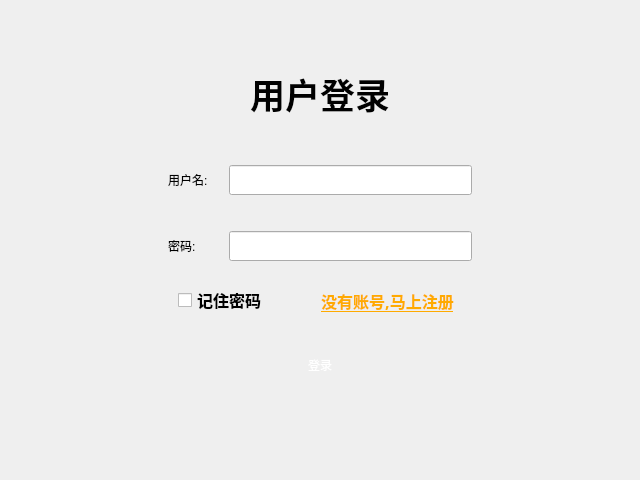
<?xml version="1.0" encoding="UTF-8"?>
<ui version="4.0">
 <class>Login</class>
 <widget class="QDialog" name="Login">
  <property name="geometry">
   <rect>
    <x>0</x>
    <y>0</y>
    <width>640</width>
    <height>480</height>
   </rect>
  </property>
  <property name="minimumSize">
   <size>
    <width>640</width>
    <height>480</height>
   </size>
  </property>
  <property name="windowTitle">
   <string>Dialog</string>
  </property>
  <layout class="QVBoxLayout" name="verticalLayout">
   <property name="spacing">
    <number>0</number>
   </property>
   <property name="leftMargin">
    <number>0</number>
   </property>
   <property name="topMargin">
    <number>0</number>
   </property>
   <property name="rightMargin">
    <number>0</number>
   </property>
   <property name="bottomMargin">
    <number>0</number>
   </property>
   <item>
    <widget class="TitleWidget" name="title_widget" native="true"/>
   </item>
   <item>
    <widget class="QStackedWidget" name="stackedWidget">
     <property name="currentIndex">
      <number>0</number>
     </property>
     <widget class="QWidget" name="login_page">
      <layout class="QVBoxLayout" name="verticalLayout_3">
       <item>
        <spacer name="verticalSpacer">
         <property name="orientation">
          <enum>Qt::Vertical</enum>
         </property>
         <property name="sizeHint" stdset="0">
          <size>
           <width>20</width>
           <height>33</height>
          </size>
         </property>
        </spacer>
       </item>
       <item>
        <widget class="QWidget" name="widget" native="true">
         <layout class="QHBoxLayout" name="horizontalLayout_3">
          <item>
           <spacer name="horizontalSpacer">
            <property name="orientation">
             <enum>Qt::Horizontal</enum>
            </property>
            <property name="sizeHint" stdset="0">
             <size>
              <width>103</width>
              <height>20</height>
             </size>
            </property>
           </spacer>
          </item>
          <item>
           <widget class="QWidget" name="widget_2" native="true">
            <layout class="QVBoxLayout" name="verticalLayout_2">
             <item>
              <widget class="QWidget" name="widget_6" native="true">
               <layout class="QHBoxLayout" name="horizontalLayout_4">
                <item>
                 <widget class="QLabel" name="label_3">
                  <property name="font">
                   <font>
                    <family>华文新魏</family>
                    <pointsize>26</pointsize>
                    <weight>75</weight>
                    <bold>true</bold>
                   </font>
                  </property>
                  <property name="text">
                   <string>用户登录</string>
                  </property>
                  <property name="alignment">
                   <set>Qt::AlignCenter</set>
                  </property>
                 </widget>
                </item>
               </layout>
              </widget>
             </item>
             <item>
              <widget class="QWidget" name="widget_7" native="true">
               <property name="minimumSize">
                <size>
                 <width>0</width>
                 <height>15</height>
                </size>
               </property>
              </widget>
             </item>
             <item>
              <widget class="QWidget" name="widget_3" native="true">
               <layout class="QGridLayout" name="gridLayout">
                <item row="2" column="0">
                 <widget class="QLabel" name="label_2">
                  <property name="text">
                   <string>密码:</string>
                  </property>
                 </widget>
                </item>
                <item row="0" column="2">
                 <widget class="QLineEdit" name="log_usr">
                  <property name="minimumSize">
                   <size>
                    <width>0</width>
                    <height>25</height>
                   </size>
                  </property>
                  <property name="font">
                   <font>
                    <family>Aharoni</family>
                    <pointsize>12</pointsize>
                    <weight>75</weight>
                    <bold>true</bold>
                   </font>
                  </property>
                  <property name="alignment">
                   <set>Qt::AlignCenter</set>
                  </property>
                 </widget>
                </item>
                <item row="2" column="2">
                 <widget class="QLineEdit" name="log_pwd">
                  <property name="minimumSize">
                   <size>
                    <width>0</width>
                    <height>25</height>
                   </size>
                  </property>
                  <property name="font">
                   <font>
                    <family>Aharoni</family>
                    <pointsize>12</pointsize>
                    <weight>75</weight>
                    <bold>true</bold>
                   </font>
                  </property>
                  <property name="alignment">
                   <set>Qt::AlignCenter</set>
                  </property>
                 </widget>
                </item>
                <item row="0" column="0">
                 <widget class="QLabel" name="label">
                  <property name="text">
                   <string>用户名:</string>
                  </property>
                 </widget>
                </item>
                <item row="0" column="1">
                 <spacer name="horizontalSpacer_4">
                  <property name="orientation">
                   <enum>Qt::Horizontal</enum>
                  </property>
                  <property name="sizeType">
                   <enum>QSizePolicy::Fixed</enum>
                  </property>
                  <property name="sizeHint" stdset="0">
                   <size>
                    <width>15</width>
                    <height>20</height>
                   </size>
                  </property>
                 </spacer>
                </item>
                <item row="1" column="0">
                 <spacer name="verticalSpacer_3">
                  <property name="orientation">
                   <enum>Qt::Vertical</enum>
                  </property>
                  <property name="sizeType">
                   <enum>QSizePolicy::Fixed</enum>
                  </property>
                  <property name="sizeHint" stdset="0">
                   <size>
                    <width>20</width>
                    <height>30</height>
                   </size>
                  </property>
                 </spacer>
                </item>
               </layout>
              </widget>
             </item>
             <item>
              <widget class="QWidget" name="widget_4" native="true">
               <layout class="QHBoxLayout" name="horizontalLayout_2">
                <item>
                 <spacer name="horizontalSpacer_11">
                  <property name="orientation">
                   <enum>Qt::Horizontal</enum>
                  </property>
                  <property name="sizeType">
                   <enum>QSizePolicy::Fixed</enum>
                  </property>
                  <property name="sizeHint" stdset="0">
                   <size>
                    <width>10</width>
                    <height>20</height>
                   </size>
                  </property>
                 </spacer>
                </item>
                <item>
                 <widget class="QCheckBox" name="rember_pwd">
                  <property name="font">
                   <font>
                    <family>新宋体</family>
                    <pointsize>12</pointsize>
                    <weight>75</weight>
                    <bold>true</bold>
                   </font>
                  </property>
                  <property name="text">
                   <string>记住密码</string>
                  </property>
                 </widget>
                </item>
                <item>
                 <spacer name="horizontalSpacer_3">
                  <property name="orientation">
                   <enum>Qt::Horizontal</enum>
                  </property>
                  <property name="sizeHint" stdset="0">
                   <size>
                    <width>40</width>
                    <height>20</height>
                   </size>
                  </property>
                 </spacer>
                </item>
                <item>
                 <widget class="QToolButton" name="log_register_btn">
                  <property name="font">
                   <font>
                    <family>新宋体</family>
                    <pointsize>12</pointsize>
                    <weight>75</weight>
                    <bold>true</bold>
                    <underline>true</underline>
                   </font>
                  </property>
                  <property name="styleSheet">
                   <string notr="true">color: rgb(255, 170, 0);</string>
                  </property>
                  <property name="text">
                   <string>没有账号,马上注册</string>
                  </property>
                  <property name="autoRaise">
                   <bool>true</bool>
                  </property>
                 </widget>
                </item>
                <item>
                 <spacer name="horizontalSpacer_12">
                  <property name="orientation">
                   <enum>Qt::Horizontal</enum>
                  </property>
                  <property name="sizeType">
                   <enum>QSizePolicy::Fixed</enum>
                  </property>
                  <property name="sizeHint" stdset="0">
                   <size>
                    <width>10</width>
                    <height>20</height>
                   </size>
                  </property>
                 </spacer>
                </item>
               </layout>
              </widget>
             </item>
             <item>
              <widget class="QWidget" name="widget_5" native="true">
               <layout class="QHBoxLayout" name="horizontalLayout">
                <item>
                 <widget class="QToolButton" name="login_btn">
                  <property name="minimumSize">
                   <size>
                    <width>200</width>
                    <height>50</height>
                   </size>
                  </property>
                  <property name="styleSheet">
                   <string notr="true">border-image: url(:/images/balckButton.png);
font: 75 18pt &quot;新宋体&quot;;
color: rgb(255, 255, 255);</string>
                  </property>
                  <property name="text">
                   <string>登录</string>
                  </property>
                  <property name="autoRaise">
                   <bool>true</bool>
                  </property>
                 </widget>
                </item>
               </layout>
              </widget>
             </item>
             <item>
              <widget class="QWidget" name="widget_8" native="true">
               <property name="minimumSize">
                <size>
                 <width>0</width>
                 <height>15</height>
                </size>
               </property>
              </widget>
             </item>
            </layout>
           </widget>
          </item>
          <item>
           <spacer name="horizontalSpacer_2">
            <property name="orientation">
             <enum>Qt::Horizontal</enum>
            </property>
            <property name="sizeHint" stdset="0">
             <size>
              <width>102</width>
              <height>20</height>
             </size>
            </property>
           </spacer>
          </item>
         </layout>
        </widget>
       </item>
       <item>
        <spacer name="verticalSpacer_2">
         <property name="orientation">
          <enum>Qt::Vertical</enum>
         </property>
         <property name="sizeHint" stdset="0">
          <size>
           <width>20</width>
           <height>34</height>
          </size>
         </property>
        </spacer>
       </item>
      </layout>
     </widget>
     <widget class="QWidget" name="register_page">
      <layout class="QVBoxLayout" name="verticalLayout_5">
       <item>
        <spacer name="verticalSpacer_5">
         <property name="orientation">
          <enum>Qt::Vertical</enum>
         </property>
         <property name="sizeHint" stdset="0">
          <size>
           <width>20</width>
           <height>22</height>
          </size>
         </property>
        </spacer>
       </item>
       <item>
        <widget class="QWidget" name="widget_9" native="true">
         <layout class="QHBoxLayout" name="horizontalLayout_5">
          <item>
           <spacer name="horizontalSpacer_5">
            <property name="orientation">
             <enum>Qt::Horizontal</enum>
            </property>
            <property name="sizeHint" stdset="0">
             <size>
              <width>119</width>
              <height>20</height>
             </size>
            </property>
           </spacer>
          </item>
          <item>
           <widget class="QWidget" name="widget_10" native="true">
            <layout class="QVBoxLayout" name="verticalLayout_4">
             <item>
              <widget class="QWidget" name="widget_11" native="true">
               <layout class="QHBoxLayout" name="horizontalLayout_6">
                <item>
                 <widget class="QLabel" name="label_4">
                  <property name="font">
                   <font>
                    <family>华文新魏</family>
                    <pointsize>26</pointsize>
                    <weight>75</weight>
                    <bold>true</bold>
                   </font>
                  </property>
                  <property name="text">
                   <string>用户注册</string>
                  </property>
                  <property name="alignment">
                   <set>Qt::AlignCenter</set>
                  </property>
                 </widget>
                </item>
               </layout>
              </widget>
             </item>
             <item>
              <widget class="QWidget" name="widget_13" native="true">
               <layout class="QGridLayout" name="gridLayout_2">
                <item row="5" column="0">
                 <widget class="QLabel" name="label_10">
                  <property name="text">
                   <string>邮  箱：</string>
                  </property>
                 </widget>
                </item>
                <item row="4" column="0">
                 <widget class="QLabel" name="label_9">
                  <property name="text">
                   <string>手  机：</string>
                  </property>
                 </widget>
                </item>
                <item row="4" column="2">
                 <widget class="QLineEdit" name="reg_phone">
                  <property name="minimumSize">
                   <size>
                    <width>0</width>
                    <height>25</height>
                   </size>
                  </property>
                  <property name="font">
                   <font>
                    <family>宋体</family>
                   </font>
                  </property>
                  <property name="alignment">
                   <set>Qt::AlignCenter</set>
                  </property>
                 </widget>
                </item>
                <item row="3" column="2">
                 <widget class="QLineEdit" name="reg_surepwd">
                  <property name="minimumSize">
                   <size>
                    <width>0</width>
                    <height>25</height>
                   </size>
                  </property>
                  <property name="font">
                   <font>
                    <family>宋体</family>
                   </font>
                  </property>
                  <property name="echoMode">
                   <enum>QLineEdit::Password</enum>
                  </property>
                  <property name="alignment">
                   <set>Qt::AlignCenter</set>
                  </property>
                 </widget>
                </item>
                <item row="3" column="0">
                 <widget class="QLabel" name="label_8">
                  <property name="text">
                   <string>确定密码：</string>
                  </property>
                 </widget>
                </item>
                <item row="5" column="2">
                 <widget class="QLineEdit" name="reg_mail">
                  <property name="minimumSize">
                   <size>
                    <width>0</width>
                    <height>25</height>
                   </size>
                  </property>
                  <property name="font">
                   <font>
                    <family>宋体</family>
                   </font>
                  </property>
                  <property name="alignment">
                   <set>Qt::AlignCenter</set>
                  </property>
                 </widget>
                </item>
                <item row="0" column="0">
                 <widget class="QLabel" name="label_5">
                  <property name="text">
                   <string>用户名：</string>
                  </property>
                 </widget>
                </item>
                <item row="2" column="0">
                 <widget class="QLabel" name="label_7">
                  <property name="text">
                   <string>密  码：</string>
                  </property>
                 </widget>
                </item>
                <item row="1" column="2">
                 <widget class="QLineEdit" name="reg_nickname">
                  <property name="minimumSize">
                   <size>
                    <width>0</width>
                    <height>25</height>
                   </size>
                  </property>
                  <property name="font">
                   <font>
                    <family>宋体</family>
                   </font>
                  </property>
                  <property name="alignment">
                   <set>Qt::AlignCenter</set>
                  </property>
                 </widget>
                </item>
                <item row="2" column="2">
                 <widget class="QLineEdit" name="reg_pwd">
                  <property name="minimumSize">
                   <size>
                    <width>0</width>
                    <height>25</height>
                   </size>
                  </property>
                  <property name="font">
                   <font>
                    <family>宋体</family>
                   </font>
                  </property>
                  <property name="echoMode">
                   <enum>QLineEdit::Password</enum>
                  </property>
                  <property name="alignment">
                   <set>Qt::AlignCenter</set>
                  </property>
                 </widget>
                </item>
                <item row="1" column="0">
                 <widget class="QLabel" name="label_6">
                  <property name="text">
                   <string>昵  称：</string>
                  </property>
                 </widget>
                </item>
                <item row="0" column="2">
                 <widget class="QLineEdit" name="reg_usr">
                  <property name="minimumSize">
                   <size>
                    <width>0</width>
                    <height>25</height>
                   </size>
                  </property>
                  <property name="font">
                   <font>
                    <family>宋体</family>
                   </font>
                  </property>
                  <property name="alignment">
                   <set>Qt::AlignCenter</set>
                  </property>
                 </widget>
                </item>
                <item row="0" column="1">
                 <spacer name="horizontalSpacer_6">
                  <property name="orientation">
                   <enum>Qt::Horizontal</enum>
                  </property>
                  <property name="sizeType">
                   <enum>QSizePolicy::Fixed</enum>
                  </property>
                  <property name="sizeHint" stdset="0">
                   <size>
                    <width>15</width>
                    <height>20</height>
                   </size>
                  </property>
                 </spacer>
                </item>
               </layout>
              </widget>
             </item>
             <item>
              <widget class="QWidget" name="widget_15" native="true">
               <layout class="QHBoxLayout" name="horizontalLayout_8">
                <item>
                 <widget class="QToolButton" name="register_btn">
                  <property name="minimumSize">
                   <size>
                    <width>200</width>
                    <height>50</height>
                   </size>
                  </property>
                  <property name="styleSheet">
                   <string notr="true">border-image: url(:/images/balckButton.png);
font: 75 18pt &quot;新宋体&quot;;
color: rgb(255, 255, 255);</string>
                  </property>
                  <property name="text">
                   <string>注册</string>
                  </property>
                  <property name="autoRaise">
                   <bool>true</bool>
                  </property>
                 </widget>
                </item>
               </layout>
              </widget>
             </item>
             <item>
              <widget class="QWidget" name="widget_16" native="true">
               <property name="minimumSize">
                <size>
                 <width>0</width>
                 <height>15</height>
                </size>
               </property>
              </widget>
             </item>
            </layout>
           </widget>
          </item>
          <item>
           <spacer name="horizontalSpacer_8">
            <property name="orientation">
             <enum>Qt::Horizontal</enum>
            </property>
            <property name="sizeHint" stdset="0">
             <size>
              <width>118</width>
              <height>20</height>
             </size>
            </property>
           </spacer>
          </item>
         </layout>
        </widget>
       </item>
       <item>
        <spacer name="verticalSpacer_4">
         <property name="orientation">
          <enum>Qt::Vertical</enum>
         </property>
         <property name="sizeHint" stdset="0">
          <size>
           <width>20</width>
           <height>24</height>
          </size>
         </property>
        </spacer>
       </item>
      </layout>
     </widget>
     <widget class="QWidget" name="set_page">
      <widget class="QWidget" name="widget_12" native="true">
       <property name="geometry">
        <rect>
         <x>31</x>
         <y>31</y>
         <width>622</width>
         <height>388</height>
        </rect>
       </property>
       <layout class="QHBoxLayout" name="horizontalLayout_7">
        <item>
         <spacer name="horizontalSpacer_7">
          <property name="orientation">
           <enum>Qt::Horizontal</enum>
          </property>
          <property name="sizeHint" stdset="0">
           <size>
            <width>119</width>
            <height>20</height>
           </size>
          </property>
         </spacer>
        </item>
        <item>
         <widget class="QWidget" name="widget_14" native="true">
          <layout class="QVBoxLayout" name="verticalLayout_6">
           <item>
            <widget class="QWidget" name="widget_17" native="true">
             <layout class="QHBoxLayout" name="horizontalLayout_9">
              <item>
               <widget class="QLabel" name="label_11">
                <property name="font">
                 <font>
                  <family>华文新魏</family>
                  <pointsize>26</pointsize>
                  <weight>75</weight>
                  <bold>true</bold>
                 </font>
                </property>
                <property name="text">
                 <string>服务器设置</string>
                </property>
                <property name="alignment">
                 <set>Qt::AlignCenter</set>
                </property>
               </widget>
              </item>
             </layout>
            </widget>
           </item>
           <item>
            <widget class="QWidget" name="widget_18" native="true">
             <layout class="QGridLayout" name="gridLayout_3">
              <item row="0" column="1">
               <spacer name="horizontalSpacer_9">
                <property name="orientation">
                 <enum>Qt::Horizontal</enum>
                </property>
                <property name="sizeType">
                 <enum>QSizePolicy::Fixed</enum>
                </property>
                <property name="sizeHint" stdset="0">
                 <size>
                  <width>20</width>
                  <height>20</height>
                 </size>
                </property>
               </spacer>
              </item>
              <item row="0" column="2">
               <widget class="QLineEdit" name="address_server">
                <property name="minimumSize">
                 <size>
                  <width>0</width>
                  <height>25</height>
                 </size>
                </property>
                <property name="font">
                 <font>
                  <family>宋体</family>
                 </font>
                </property>
                <property name="alignment">
                 <set>Qt::AlignCenter</set>
                </property>
               </widget>
              </item>
              <item row="0" column="0">
               <widget class="QLabel" name="label_15">
                <property name="text">
                 <string>服务器地址:</string>
                </property>
               </widget>
              </item>
              <item row="2" column="2">
               <widget class="QLineEdit" name="port_server">
                <property name="minimumSize">
                 <size>
                  <width>0</width>
                  <height>25</height>
                 </size>
                </property>
                <property name="font">
                 <font>
                  <family>宋体</family>
                 </font>
                </property>
                <property name="alignment">
                 <set>Qt::AlignCenter</set>
                </property>
               </widget>
              </item>
              <item row="2" column="0">
               <widget class="QLabel" name="label_17">
                <property name="text">
                 <string>服务器端口:</string>
                </property>
               </widget>
              </item>
              <item row="1" column="0">
               <spacer name="verticalSpacer_8">
                <property name="orientation">
                 <enum>Qt::Vertical</enum>
                </property>
                <property name="sizeType">
                 <enum>QSizePolicy::Fixed</enum>
                </property>
                <property name="sizeHint" stdset="0">
                 <size>
                  <width>20</width>
                  <height>25</height>
                 </size>
                </property>
               </spacer>
              </item>
             </layout>
            </widget>
           </item>
           <item>
            <widget class="QWidget" name="widget_19" native="true">
             <layout class="QHBoxLayout" name="horizontalLayout_10">
              <item>
               <widget class="QToolButton" name="set_ok_btn">
                <property name="minimumSize">
                 <size>
                  <width>200</width>
                  <height>50</height>
                 </size>
                </property>
                <property name="styleSheet">
                 <string notr="true">border-image: url(:/images/balckButton.png);
font: 75 18pt &quot;新宋体&quot;;
color: rgb(255, 255, 255);</string>
                </property>
                <property name="text">
                 <string>确定</string>
                </property>
                <property name="autoRaise">
                 <bool>true</bool>
                </property>
               </widget>
              </item>
             </layout>
            </widget>
           </item>
           <item>
            <widget class="QWidget" name="widget_20" native="true">
             <property name="maximumSize">
              <size>
               <width>16777215</width>
               <height>20</height>
              </size>
             </property>
            </widget>
           </item>
          </layout>
         </widget>
        </item>
        <item>
         <spacer name="horizontalSpacer_10">
          <property name="orientation">
           <enum>Qt::Horizontal</enum>
          </property>
          <property name="sizeHint" stdset="0">
           <size>
            <width>118</width>
            <height>20</height>
           </size>
          </property>
         </spacer>
        </item>
       </layout>
      </widget>
     </widget>
    </widget>
   </item>
  </layout>
 </widget>
 <customwidgets>
  <customwidget>
   <class>TitleWidget</class>
   <extends>QWidget</extends>
   <header location="global">selfwidget/titlewidget.h</header>
   <container>1</container>
  </customwidget>
 </customwidgets>
 <tabstops>
  <tabstop>address_server</tabstop>
  <tabstop>port_server</tabstop>
  <tabstop>set_ok_btn</tabstop>
  <tabstop>log_usr</tabstop>
  <tabstop>log_pwd</tabstop>
  <tabstop>rember_pwd</tabstop>
  <tabstop>log_register_btn</tabstop>
  <tabstop>login_btn</tabstop>
  <tabstop>reg_usr</tabstop>
  <tabstop>reg_nickname</tabstop>
  <tabstop>reg_pwd</tabstop>
  <tabstop>reg_surepwd</tabstop>
  <tabstop>reg_phone</tabstop>
  <tabstop>reg_mail</tabstop>
  <tabstop>register_btn</tabstop>
 </tabstops>
 <resources/>
 <connections/>
</ui>
